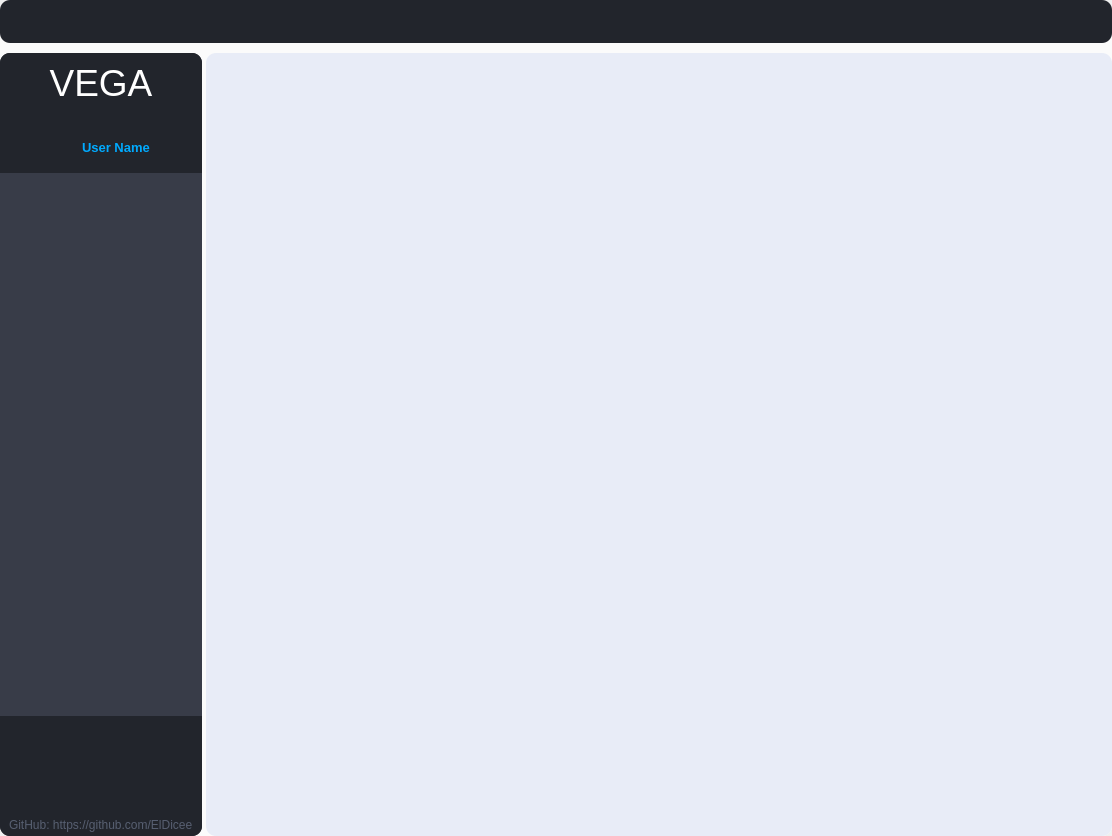
<?xml version="1.0" encoding="UTF-8"?>
<ui version="4.0">
 <class>MainWindow</class>
 <widget class="QMainWindow" name="MainWindow">
  <property name="geometry">
   <rect>
    <x>0</x>
    <y>0</y>
    <width>1112</width>
    <height>836</height>
   </rect>
  </property>
  <property name="sizePolicy">
   <sizepolicy hsizetype="Expanding" vsizetype="Expanding">
    <horstretch>0</horstretch>
    <verstretch>0</verstretch>
   </sizepolicy>
  </property>
  <property name="windowTitle">
   <string>MainWindow</string>
  </property>
  <widget class="QWidget" name="centralwidget">
   <property name="sizePolicy">
    <sizepolicy hsizetype="Expanding" vsizetype="Expanding">
     <horstretch>0</horstretch>
     <verstretch>0</verstretch>
    </sizepolicy>
   </property>
   <property name="styleSheet">
    <string notr="true">QWidget#centralwidget{
border-radius:10px;
background-color: rgba(255, 255, 255, 190);
}</string>
   </property>
   <layout class="QVBoxLayout" name="verticalLayout">
    <property name="spacing">
     <number>10</number>
    </property>
    <property name="leftMargin">
     <number>0</number>
    </property>
    <property name="topMargin">
     <number>0</number>
    </property>
    <property name="rightMargin">
     <number>0</number>
    </property>
    <property name="bottomMargin">
     <number>0</number>
    </property>
    <item>
     <widget class="QWidget" name="topbar" native="true">
      <property name="sizePolicy">
       <sizepolicy hsizetype="Expanding" vsizetype="Fixed">
        <horstretch>0</horstretch>
        <verstretch>0</verstretch>
       </sizepolicy>
      </property>
      <property name="minimumSize">
       <size>
        <width>947</width>
        <height>43</height>
       </size>
      </property>
      <property name="maximumSize">
       <size>
        <width>16777215</width>
        <height>43</height>
       </size>
      </property>
      <property name="styleSheet">
       <string notr="true">background-color: rgb(34, 37, 44);
border-radius: 10px;
</string>
      </property>
     </widget>
    </item>
    <item>
     <widget class="QWidget" name="contentWidg" native="true">
      <property name="sizePolicy">
       <sizepolicy hsizetype="Expanding" vsizetype="Expanding">
        <horstretch>0</horstretch>
        <verstretch>0</verstretch>
       </sizepolicy>
      </property>
      <layout class="QHBoxLayout" name="horizontalLayout">
       <property name="spacing">
        <number>4</number>
       </property>
       <property name="leftMargin">
        <number>0</number>
       </property>
       <property name="topMargin">
        <number>0</number>
       </property>
       <property name="rightMargin">
        <number>0</number>
       </property>
       <property name="bottomMargin">
        <number>0</number>
       </property>
       <item>
        <widget class="QWidget" name="slideWidg" native="true">
         <property name="sizePolicy">
          <sizepolicy hsizetype="Maximum" vsizetype="Preferred">
           <horstretch>0</horstretch>
           <verstretch>0</verstretch>
          </sizepolicy>
         </property>
         <property name="minimumSize">
          <size>
           <width>0</width>
           <height>0</height>
          </size>
         </property>
         <property name="maximumSize">
          <size>
           <width>240</width>
           <height>16777215</height>
          </size>
         </property>
         <layout class="QVBoxLayout" name="verticalLayout_2">
          <property name="spacing">
           <number>0</number>
          </property>
          <property name="leftMargin">
           <number>0</number>
          </property>
          <property name="topMargin">
           <number>0</number>
          </property>
          <property name="rightMargin">
           <number>0</number>
          </property>
          <property name="bottomMargin">
           <number>0</number>
          </property>
          <item>
           <widget class="QWidget" name="widget_5" native="true">
            <property name="sizePolicy">
             <sizepolicy hsizetype="Fixed" vsizetype="Fixed">
              <horstretch>0</horstretch>
              <verstretch>0</verstretch>
             </sizepolicy>
            </property>
            <property name="minimumSize">
             <size>
              <width>0</width>
              <height>120</height>
             </size>
            </property>
            <property name="maximumSize">
             <size>
              <width>240</width>
              <height>120</height>
             </size>
            </property>
            <property name="styleSheet">
             <string notr="true">background-color: rgb(34, 37, 44);
border-top-left-radius: 10px;
border-top-right-radius: 10px;</string>
            </property>
            <layout class="QVBoxLayout" name="verticalLayout_3">
             <property name="spacing">
              <number>0</number>
             </property>
             <property name="leftMargin">
              <number>0</number>
             </property>
             <property name="topMargin">
              <number>0</number>
             </property>
             <property name="rightMargin">
              <number>0</number>
             </property>
             <property name="bottomMargin">
              <number>0</number>
             </property>
             <item>
              <widget class="QWidget" name="widget_4" native="true">
               <layout class="QHBoxLayout" name="horizontalLayout_6">
                <item>
                 <widget class="QLabel" name="VegaImg">
                  <property name="font">
                   <font>
                    <pointsize>28</pointsize>
                    <bold>false</bold>
                   </font>
                  </property>
                  <property name="styleSheet">
                   <string notr="true">color: rgb(255, 255, 255);
</string>
                  </property>
                  <property name="text">
                   <string>VEGA</string>
                  </property>
                  <property name="scaledContents">
                   <bool>true</bool>
                  </property>
                  <property name="alignment">
                   <set>Qt::AlignCenter</set>
                  </property>
                 </widget>
                </item>
               </layout>
              </widget>
             </item>
             <item alignment="Qt::AlignHCenter">
              <widget class="QWidget" name="name_container" native="true">
               <property name="sizePolicy">
                <sizepolicy hsizetype="Fixed" vsizetype="Preferred">
                 <horstretch>0</horstretch>
                 <verstretch>0</verstretch>
                </sizepolicy>
               </property>
               <property name="minimumSize">
                <size>
                 <width>0</width>
                 <height>0</height>
                </size>
               </property>
               <layout class="QHBoxLayout" name="horizontalLayout_3">
                <property name="spacing">
                 <number>0</number>
                </property>
                <property name="leftMargin">
                 <number>0</number>
                </property>
                <property name="rightMargin">
                 <number>0</number>
                </property>
                <property name="bottomMargin">
                 <number>0</number>
                </property>
                <item alignment="Qt::AlignHCenter|Qt::AlignVCenter">
                 <widget class="QWidget" name="widget" native="true">
                  <layout class="QHBoxLayout" name="horizontalLayout_4">
                   <item>
                    <widget class="QLabel" name="label">
                     <property name="sizePolicy">
                      <sizepolicy hsizetype="Expanding" vsizetype="Preferred">
                       <horstretch>0</horstretch>
                       <verstretch>0</verstretch>
                      </sizepolicy>
                     </property>
                     <property name="minimumSize">
                      <size>
                       <width>25</width>
                       <height>25</height>
                      </size>
                     </property>
                     <property name="maximumSize">
                      <size>
                       <width>25</width>
                       <height>25</height>
                      </size>
                     </property>
                     <property name="styleSheet">
                      <string notr="true">image: url(:/icons_w/res/feather (1)/user.svg);</string>
                     </property>
                     <property name="text">
                      <string/>
                     </property>
                     <property name="textFormat">
                      <enum>Qt::PlainText</enum>
                     </property>
                     <property name="scaledContents">
                      <bool>true</bool>
                     </property>
                    </widget>
                   </item>
                   <item>
                    <widget class="QLabel" name="UI_usernameLabel">
                     <property name="sizePolicy">
                      <sizepolicy hsizetype="Expanding" vsizetype="Preferred">
                       <horstretch>0</horstretch>
                       <verstretch>0</verstretch>
                      </sizepolicy>
                     </property>
                     <property name="font">
                      <font>
                       <pointsize>10</pointsize>
                       <bold>true</bold>
                      </font>
                     </property>
                     <property name="styleSheet">
                      <string notr="true">color: rgb(0, 170, 255);</string>
                     </property>
                     <property name="text">
                      <string>User Name</string>
                     </property>
                    </widget>
                   </item>
                  </layout>
                 </widget>
                </item>
               </layout>
              </widget>
             </item>
            </layout>
           </widget>
          </item>
          <item>
           <widget class="QScrollArea" name="scrollArea">
            <property name="styleSheet">
             <string notr="true">QScrollArea {
    background-color: rgb(56, 60, 72);
}

QScrollBar:vertical {
    width: 12px;
	background-color: rgb(56, 60, 72);
}

QScrollBar::handle:vertical {
    background: #AAAAAA;
	background-color: rgb(230, 230, 230);
	border-radius: 5px;
}

QScrollBar::add-line:vertical,
QScrollBar::sub-line:vertical {
    height: 12px;
    background: none;
}

QScrollBar::add-page:vertical,
QScrollBar::sub-page:vertical {
    background: none;
}
</string>
            </property>
            <property name="frameShape">
             <enum>QFrame::NoFrame</enum>
            </property>
            <property name="widgetResizable">
             <bool>true</bool>
            </property>
            <widget class="QWidget" name="scrollAreaWidgetContents">
             <property name="geometry">
              <rect>
               <x>0</x>
               <y>0</y>
               <width>207</width>
               <height>543</height>
              </rect>
             </property>
             <property name="styleSheet">
              <string notr="true">background-color: rgb(56, 60, 72);</string>
             </property>
             <layout class="QVBoxLayout" name="verticalLayout_4"/>
            </widget>
           </widget>
          </item>
          <item>
           <widget class="QWidget" name="widget_7" native="true">
            <property name="sizePolicy">
             <sizepolicy hsizetype="Fixed" vsizetype="Fixed">
              <horstretch>0</horstretch>
              <verstretch>0</verstretch>
             </sizepolicy>
            </property>
            <property name="minimumSize">
             <size>
              <width>0</width>
              <height>120</height>
             </size>
            </property>
            <property name="maximumSize">
             <size>
              <width>240</width>
              <height>120</height>
             </size>
            </property>
            <property name="styleSheet">
             <string notr="true">background-color: rgb(34, 37, 44);
border-bottom-left-radius: 10px;
border-bottom-right-radius: 10px;
</string>
            </property>
            <layout class="QVBoxLayout" name="verticalLayout_5">
             <property name="spacing">
              <number>0</number>
             </property>
             <property name="leftMargin">
              <number>0</number>
             </property>
             <property name="topMargin">
              <number>0</number>
             </property>
             <property name="rightMargin">
              <number>0</number>
             </property>
             <property name="bottomMargin">
              <number>0</number>
             </property>
             <item>
              <widget class="QWidget" name="widget_3" native="true">
               <layout class="QHBoxLayout" name="horizontalLayout_5">
                <item>
                 <widget class="QPushButton" name="pushButton">
                  <property name="minimumSize">
                   <size>
                    <width>0</width>
                    <height>50</height>
                   </size>
                  </property>
                  <property name="maximumSize">
                   <size>
                    <width>50</width>
                    <height>50</height>
                   </size>
                  </property>
                  <property name="styleSheet">
                   <string notr="true">QPushButton{
border-radius: 12px;
}

QPushButton:hover{
	background-color: rgb(126, 135, 162);
}</string>
                  </property>
                  <property name="text">
                   <string/>
                  </property>
                  <property name="icon">
                   <iconset resource="res.qrc">
                    <normaloff>:/icons_w/res/feather (1)/user.svg</normaloff>:/icons_w/res/feather (1)/user.svg</iconset>
                  </property>
                  <property name="iconSize">
                   <size>
                    <width>32</width>
                    <height>32</height>
                   </size>
                  </property>
                 </widget>
                </item>
                <item>
                 <widget class="QPushButton" name="pushButton_2">
                  <property name="minimumSize">
                   <size>
                    <width>0</width>
                    <height>50</height>
                   </size>
                  </property>
                  <property name="maximumSize">
                   <size>
                    <width>50</width>
                    <height>50</height>
                   </size>
                  </property>
                  <property name="styleSheet">
                   <string notr="true">QPushButton{
border-radius: 12px;
}

QPushButton:hover{
	background-color: rgb(126, 135, 162);
}</string>
                  </property>
                  <property name="text">
                   <string/>
                  </property>
                  <property name="icon">
                   <iconset resource="res.qrc">
                    <normaloff>:/icons_w/res/feather (1)/gitlab.svg</normaloff>:/icons_w/res/feather (1)/gitlab.svg</iconset>
                  </property>
                  <property name="iconSize">
                   <size>
                    <width>32</width>
                    <height>32</height>
                   </size>
                  </property>
                 </widget>
                </item>
                <item>
                 <widget class="QPushButton" name="pushButton_3">
                  <property name="minimumSize">
                   <size>
                    <width>0</width>
                    <height>50</height>
                   </size>
                  </property>
                  <property name="maximumSize">
                   <size>
                    <width>50</width>
                    <height>50</height>
                   </size>
                  </property>
                  <property name="styleSheet">
                   <string notr="true">QPushButton{
border-radius: 12px;
}

QPushButton:hover{
	background-color: rgb(126, 135, 162);
}</string>
                  </property>
                  <property name="text">
                   <string/>
                  </property>
                  <property name="icon">
                   <iconset resource="res.qrc">
                    <normaloff>:/icons_w/res/feather (1)/settings.svg</normaloff>:/icons_w/res/feather (1)/settings.svg</iconset>
                  </property>
                  <property name="iconSize">
                   <size>
                    <width>32</width>
                    <height>32</height>
                   </size>
                  </property>
                 </widget>
                </item>
               </layout>
              </widget>
             </item>
             <item>
              <widget class="QWidget" name="widget_2" native="true">
               <property name="minimumSize">
                <size>
                 <width>0</width>
                 <height>30</height>
                </size>
               </property>
               <property name="maximumSize">
                <size>
                 <width>16777215</width>
                 <height>30</height>
                </size>
               </property>
               <layout class="QHBoxLayout" name="horizontalLayout_2">
                <item alignment="Qt::AlignHCenter|Qt::AlignVCenter">
                 <widget class="QLabel" name="label_2">
                  <property name="sizePolicy">
                   <sizepolicy hsizetype="Expanding" vsizetype="Fixed">
                    <horstretch>0</horstretch>
                    <verstretch>0</verstretch>
                   </sizepolicy>
                  </property>
                  <property name="minimumSize">
                   <size>
                    <width>0</width>
                    <height>20</height>
                   </size>
                  </property>
                  <property name="styleSheet">
                   <string notr="true">color: rgb(87, 95, 113);</string>
                  </property>
                  <property name="text">
                   <string>GitHub: https://github.com/ElDicee</string>
                  </property>
                 </widget>
                </item>
               </layout>
              </widget>
             </item>
            </layout>
           </widget>
          </item>
         </layout>
        </widget>
       </item>
       <item>
        <widget class="QWidget" name="canvas" native="true">
         <property name="sizePolicy">
          <sizepolicy hsizetype="Expanding" vsizetype="Expanding">
           <horstretch>0</horstretch>
           <verstretch>0</verstretch>
          </sizepolicy>
         </property>
         <property name="minimumSize">
          <size>
           <width>300</width>
           <height>300</height>
          </size>
         </property>
         <property name="styleSheet">
          <string notr="true">background-color: rgb(232, 236, 247);
border-radius: 10px;</string>
         </property>
        </widget>
       </item>
      </layout>
     </widget>
    </item>
   </layout>
  </widget>
 </widget>
 <resources>
  <include location="res.qrc"/>
 </resources>
 <connections/>
</ui>
